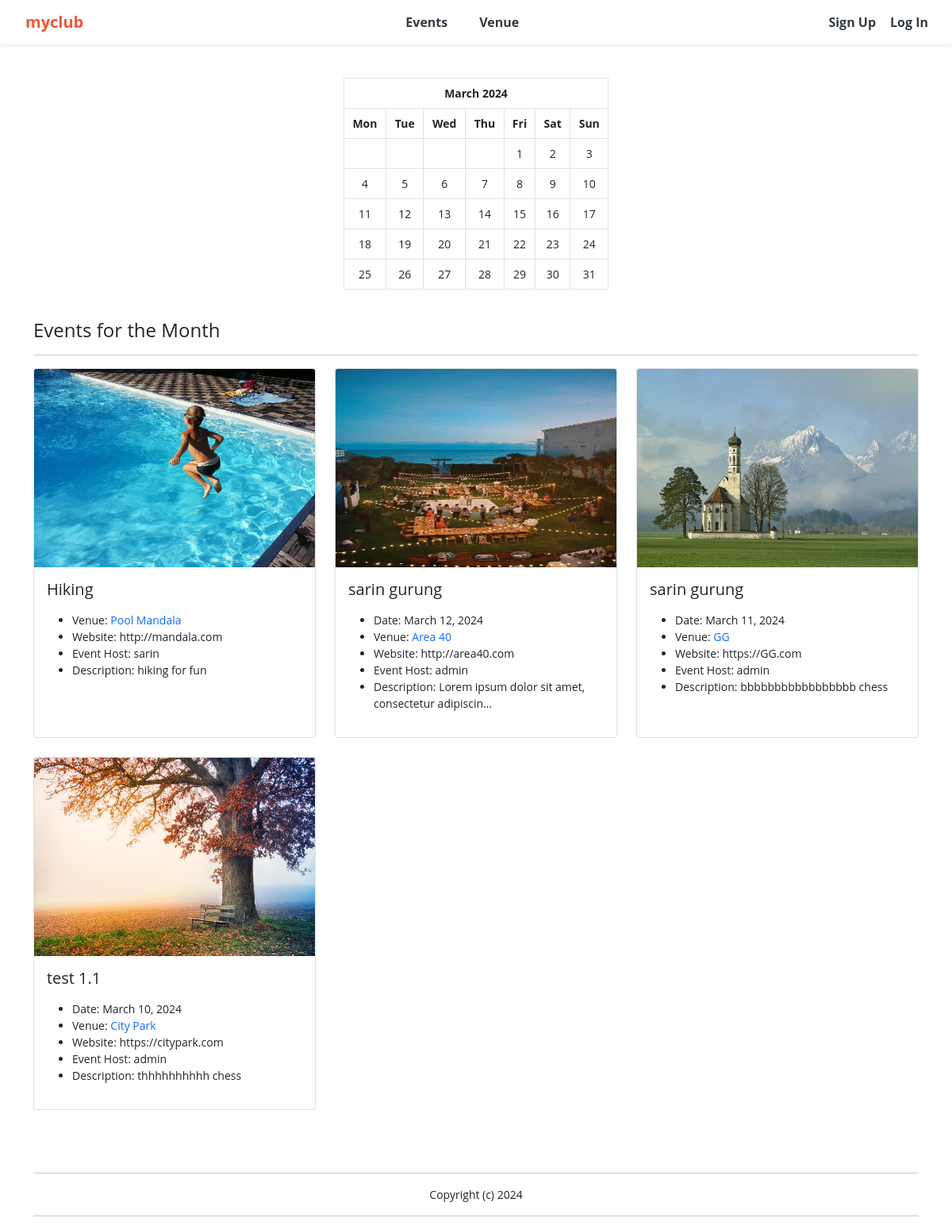
The page / on the database its author committed.
### events/models.py (models this page shows)
class Event(models.Model):
	name = models.CharField('Event Name', max_length=120)
	event_date = models.DateField('Event Date')
	venue = models.ForeignKey(Venue, blank=True, null=True, on_delete=models.CASCADE)
	manager = models.ForeignKey(User, blank=True, null=True, on_delete=models.SET_NULL)
	description = models.TextField(blank=True)
	attendees = models.ManyToManyField(MyClubUser, blank=True)
	def __str__(self):
		return self.name
	class Meta:
		ordering = ['-event_date']

class Venue(models.Model):
	name = models.CharField('Venue Name', max_length=120)
	address = models.CharField(max_length=300)
	zip_code = models.CharField('Zip Code', max_length=15)
	phone = models.CharField('Contact Phone', max_length=25, blank=True)
	web = models.URLField('Website Address', blank=True)
	email_address = models.EmailField('Email Address', blank=True)
	owner = models.IntegerField("Venue Owner", blank=False, default=1)
	venue_description = models.TextField(blank=True)
	venue_image = models.ImageField(null=True, blank=True, upload_to="images/")
	def __str__(self):
		return self.name
	class Meta:
		ordering = ['name']

### events/views.py (the view)
# urls.py: path('', views.home, name="home"),
def home(request, year=datetime.now().year, month=datetime.now().strftime('%B')):
	name = "sarin"
	month = month.capitalize()
	month_number = list(calendar.month_name).index(month)
	month_number = int(month_number)
	cal = HTMLCalendar().formatmonth(year, month_number).replace(
	    '<table',
	    '<table class="table table-bordered table-responsive-sm" style="width:30%; text-align:center;"')
	now = datetime.now()
	current_year = now.year
	event_list = Event.objects.filter(
		event_date__year = year,
		event_date__month = month_number)
	time = now.strftime('%I:%M %p')
	return render(request,
		'events/home.html', {
		"name" : name,
		"year" : year,
		"month" : month,
		"month_number" : month_number,
		"cal" : cal,
		"current_year" : current_year,
		"time" : time,
		"event_list": event_list,
		})

### events/templates/events/home.html
{% extends 'events/base.html' %}
{% block content %}
	<br>
	<center>
	{{ cal|safe }}
	</center>
	<br>
	<h4>Events for the Month</h4>
	<hr>
	{% if event_list %}
		<div class="row row-cols-1 row-cols-md-3 g-4">
		{% for event in event_list %}
		  <div class="col">
		    <div class="card h-100">
		    {% if event.venue.venue_image %}
		      <a href="{% url 'show-event' event.id %}"><img src="{{ event.venue.venue_image.url }}" class="card-img-top" alt="..." style="height: 250px; width: 100%;"></a>
		    {% endif %}
		      <div class="card-body">
		        <h5 class="card-title">{{event}}</h5>
		        <p class="card-text">
		        	<ul>
			    		{% if event.event_date %}
							<li>Date: {{ event.event_date }}</li>
						{% endif %}
						{% if event.venue %}
							<li>Venue: <a href="{% url 'show-venue' event.venue.id %}" style="text-decoration: none;">{{ event.venue }}</a></li>
						{% endif %}
						{% if event.venue.web %}
							<li>Website: {{ event.venue.web }}</li>
						{% endif %}
						{% if event.manager %}
							<li>Event Host: {{ event.manager }}</li>
						{% endif %}
						{% if event.description %}
							<li>Description: {{ event.description|linebreaksbr|truncatechars:50 }}</li>
						{% endif %}
					</ul>
		        </p>
		      </div>
		    </div>
		  </div>
		  {% endfor%}
		</div>
	{% else %}
		Sorry! No event for this month
	{% endif %}
	<br><br><br>
	<hr>
	<center>
	Copyright (c) {{ current_year }}
	<hr>
	</center>
{% endblock %}

### events/templates/events/base.html (style rules this page uses)
body { font-size: 14px; font-weight: 400; font-family: "Open Sans", sans-serif; background: #FFFFFF; }

### events/templates/events/navbar.html (style rules this page uses)
:root { --bs-primary: #f05537; }

### rows shown on the page
Event: venue.venue_image (picture), name "Hiking", venue "Pool Mandala", venue.web "http://mandala.com", manager "sarin", description "hiking for fun"
Event: venue.venue_image (picture), name "sarin gurung", event_date "March 12, 2024", venue "Area 40", venue.web "http://area40.com", manager "admin", description "Lorem ipsum dolor sit amet, consectetur adipiscin…"
Event: venue.venue_image (picture), name "sarin gurung", event_date "March 11, 2024", venue "GG", venue.web "https://GG.com", manager "admin", description "bbbbbbbbbbbbbbbbb chess"
Event: venue.venue_image (picture), name "test 1.1", event_date "March 10, 2024", venue "City Park", venue.web "https://citypark.com", manager "admin", description "thhhhhhhhhh chess"

### other values the page prints
{{ cal|safe }} "March 2024 Mon Tue Wed Thu Fri Sat Sun 1 2 3 4 5 6 7 8 9 10 11 12 13 14 15 16 17 18 19 20 21 22 23 24 25 26 27 28 29 30 31"
